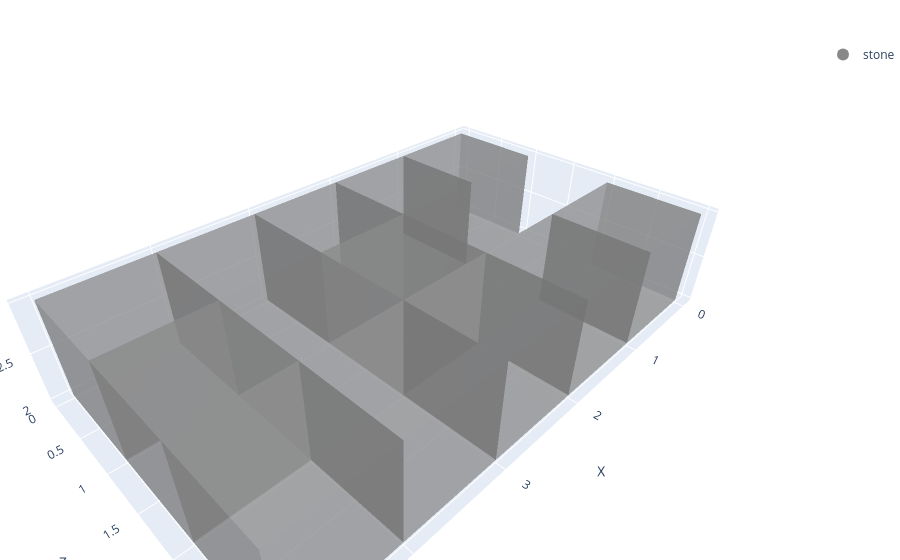

Notebook code cell kept with this figure:
### Code cell
coords = [
    {"x":  0, "y": 2, "z": 0, "material": "stone"},
    {"x":  1, "y": 2, "z": 0, "material": "stone"},
    {"x":  2, "y": 2, "z": 0, "material": "stone"},
    {"x":  3, "y": 2, "z": 0, "material": "stone"},
    {"x":  4, "y": 2, "z": 0, "material": "stone"},
    # {"x":  0, "y": 2, "z": 1, "material": "stone"},
    {"x":  2, "y": 2, "z": 1, "material": "stone"},
    {"x":  4, "y": 2, "z": 1, "material": "stone"},
    {"x":  0, "y": 2, "z": 2, "material": "stone"},
    {"x":  1, "y": 2, "z": 2, "material": "stone"},
    {"x":  2, "y": 2, "z": 2, "material": "stone"},
    {"x":  3, "y": 2, "z": 2, "material": "stone"},
    {"x":  4, "y": 2, "z": 2, "material": "stone"},
]

print(has_rooms(coords, 1))
print(has_rooms(coords, 2))
print(has_rooms(coords, 3))
print(has_rooms(coords, 4))
print(has_rooms(coords, 5))

plotly_blocks.plot(coords)

### Figure 1 — Plotly figure (JSON) as saved in the notebook; plotly's stock layout.template omitted (floating-point values rounded to 4 significant figures; data arrays with more than 128 entries replaced by an {"elided": "..."} marker saying what was removed)
{"data": [{"facecolor": {"elided": "144 str values"}, "flatshading": true, "i": {"elided": "144 int values"}, "j": {"elided": "144 int values"}, "k": {"elided": "144 int values"}, "opacity": 0.5, "type": "mesh3d", "x": [0, 1, 1, 0, 0, 1, 1, 0, 1, 2, 2, 1, 1, 2, 2, 1, 2, 3, 3, 2, 2, 3, 3, 2, 3, 4, 4, 3, 3, 4, 4, 3, 4, 5, 5, 4, 4, 5, 5, 4, 2, 3, 3, 2, 2, 3, 3, 2, 4, 5, 5, 4, 4, 5, 5, 4, 0, 1, 1, 0, 0, 1, 1, 0, 1, 2, 2, 1, 1, 2, 2, 1, 2, 3, 3, 2, 2, 3, 3, 2, 3, 4, 4, 3, 3, 4, 4, 3, 4, 5, 5, 4, 4, 5, 5, 4], "y": [0, 0, 0, 0, 1, 1, 1, 1, 0, 0, 0, 0, 1, 1, 1, 1, 0, 0, 0, 0, 1, 1, 1, 1, 0, 0, 0, 0, 1, 1, 1, 1, 0, 0, 0, 0, 1, 1, 1, 1, 1, 1, 1, 1, 2, 2, 2, 2, 1, 1, 1, 1, 2, 2, 2, 2, 2, 2, 2, 2, 3, 3, 3, 3, 2, 2, 2, 2, 3, 3, 3, 3, 2, 2, 2, 2, 3, 3, 3, 3, 2, 2, 2, 2, 3, 3, 3, 3, 2, 2, 2, 2, 3, 3, 3, 3], "z": [2, 2, 3, 3, 2, 2, 3, 3, 2, 2, 3, 3, 2, 2, 3, 3, 2, 2, 3, 3, 2, 2, 3, 3, 2, 2, 3, 3, 2, 2, 3, 3, 2, 2, 3, 3, 2, 2, 3, 3, 2, 2, 3, 3, 2, 2, 3, 3, 2, 2, 3, 3, 2, 2, 3, 3, 2, 2, 3, 3, 2, 2, 3, 3, 2, 2, 3, 3, 2, 2, 3, 3, 2, 2, 3, 3, 2, 2, 3, 3, 2, 2, 3, 3, 2, 2, 3, 3, 2, 2, 3, 3, 2, 2, 3, 3]}, {"marker": {"color": "#888888", "size": 8}, "mode": "markers", "name": "stone", "showlegend": true, "type": "scatter3d", "x": [null], "y": [null], "z": [null]}], "layout": {"legend": {"itemsizing": "constant"}, "margin": {"b": 0, "l": 0, "r": 0, "t": 40}, "scene": {"aspectmode": "data", "xaxis": {"title": {"text": "X"}}, "yaxis": {"title": {"text": "Z"}}, "zaxis": {"title": {"text": "Y (Height)"}}}, "title": {"text": ""}}}
